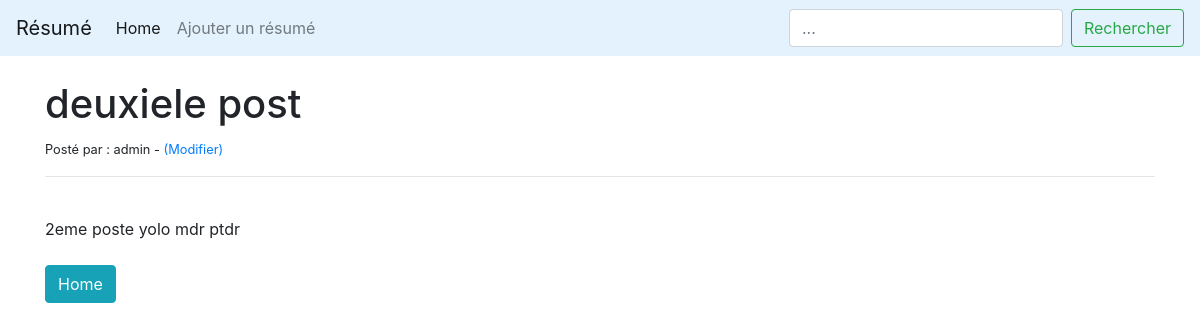
The page /post/2 on the database as committed earlier.
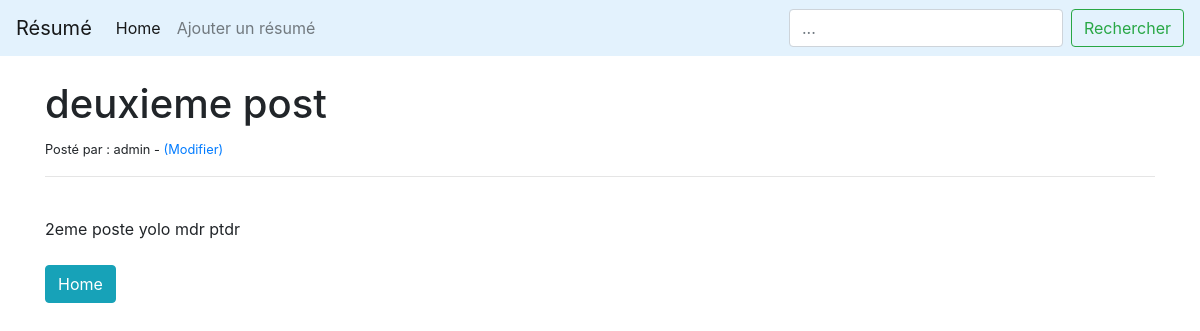
The same page on the database as committed later.
### LeBlog/models.py (models this page shows, shortened)
class Post(models.Model):
        title = models.CharField(max_length=255)
        title_tag = models.CharField(max_length=255)
        author = models.ForeignKey(User, on_delete=models.CASCADE)
        body = models.TextField()

### LeBlog/views.py (the view)
# urls.py: path('post/<int:pk>', PostDetailView.as_view(), name="post-details"),
class PostDetailView(DetailView):
    model = Post
    template_name = 'post_details.html'

### LeBlog/templates/post_details.html (shortened to what this page needs)
{% extends 'base.html' %}
{% block content %}
<h1>{{post.title}}</h1>
<small>Posté par : {{post.author}} - <a href="{% url 'update_post' post.pk %}">(Modifier)</a></small><br/>
<hr>
<br/>
{{post.body}}
<br/><br/>
<a href="{% url 'home' %}" class="btn btn-info">Home</a>
{% endblock %}

Rows that differ between the two databases and show on the page:
changed Post "2eme poste yolo mdr ptdr": title "deuxiele post" → "deuxieme post"
